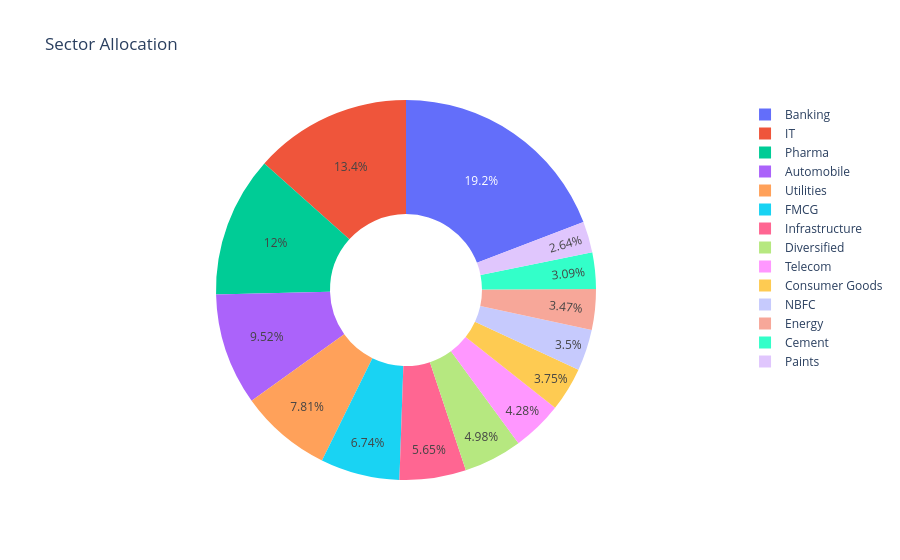

This figure's notebook cell:
### Markdown cell above
Finding 8: [Fund A] and [Fund B] showed the highest return correlation at _, suggesting similar market exposure, while [Fund C] and [Fund D] were the most weakly correlated at _, offering better diversification potential within a portfolio (see Chart 8: NAV Return Correlation Matrix).

### Code cell
sector_weights = holdings.groupby("sector")["weight_pct"].sum().reset_index()
fig = px.pie(sector_weights, values="weight_pct", names="sector", hole=0.4, title="Sector Allocation")
fig.write_image(CHARTS + "09_sector_donut.png")
fig.show()

### Figure 1 — Plotly figure (JSON) as saved in the notebook; plotly's stock layout.template omitted (floating-point values rounded to 4 significant figures)
{"data": [{"domain": {"x": [0, 1], "y": [0, 1]}, "hole": 0.4, "hovertemplate": "sector=%{label}<br>weight_pct=%{value}<extra></extra>", "labels": ["Automobile", "Banking", "Cement", "Consumer Goods", "Diversified", "Energy", "FMCG", "IT", "Infrastructure", "NBFC", "Paints", "Pharma", "Telecom", "Utilities"], "legendgroup": "", "name": "", "showlegend": true, "type": "pie", "values": [323.6, 652.3, 105.0, 127.6, 169.2, 117.9, 229.1, 455.5, 192.2, 119.1, 89.86, 407.4, 145.6, 265.5]}], "layout": {"legend": {"tracegroupgap": 0}, "title": {"text": "Sector Allocation"}}}
